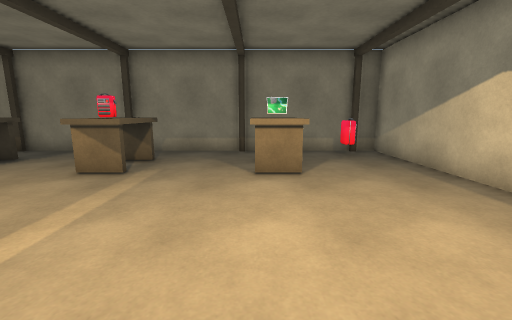
view 1 (above)

12 first-person views from a walk through a scene from a Unity 3-D project. The camera is 1.3 m above the floor, tilts 10° down and sees 90° across. The floor is counted in squares, 1 m on a side. Each view is taken from the middle of a square. On the plan, view 1 faces up. The plan holds only what a view shows up to about 13 squares ahead; the rest is blank. The player character is not drawn.

view 2
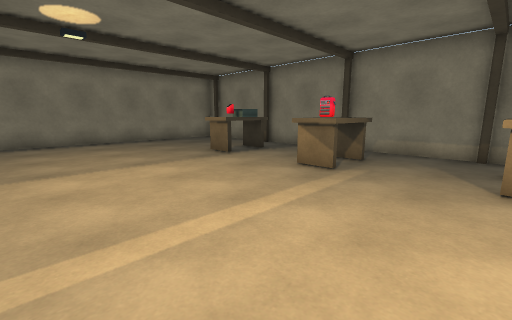

view 3
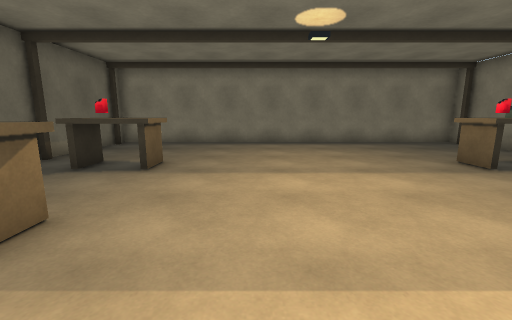

view 4
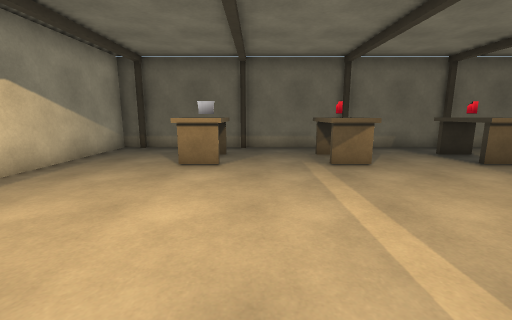

view 5
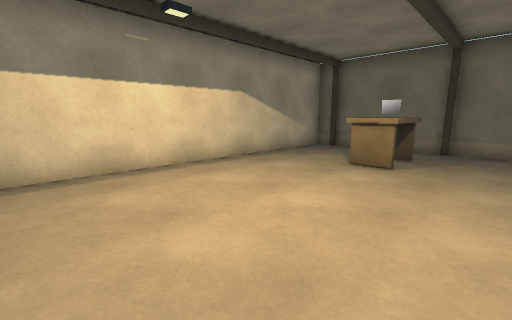

view 6
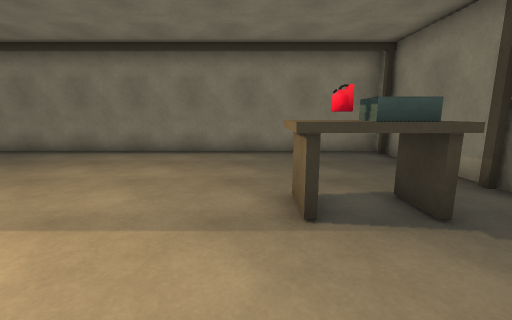

view 7
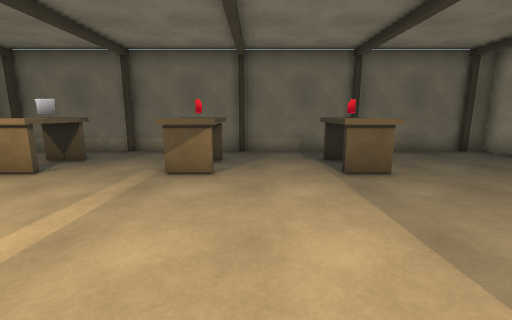

view 8
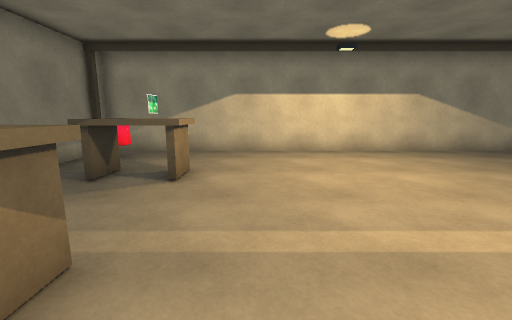

view 9
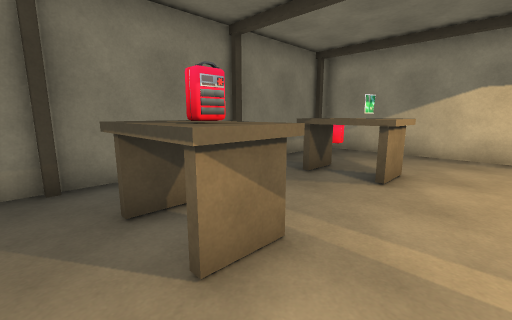

view 10
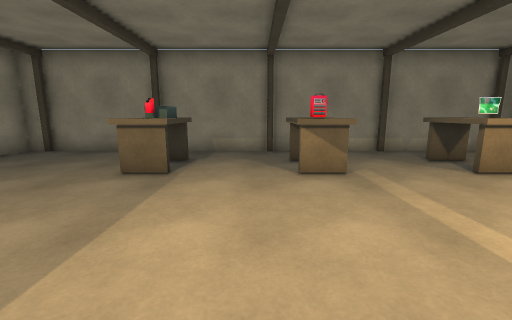

view 11
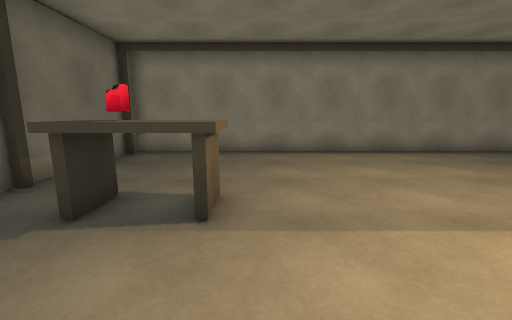

view 12
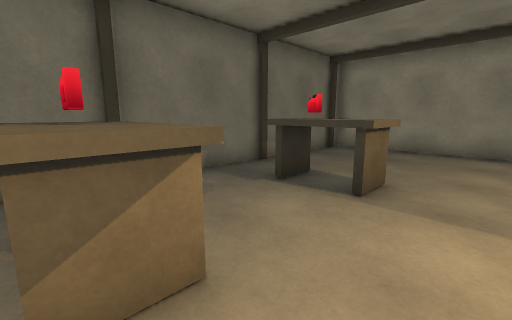

### Floor plan
Key: @ floor where view 1 was taken; # wall or solid block; . floor; ^ raised ledge; O other object.
Columns run from 14 left of view 1 to 5 right of it. Each row starts with its distance up from view 1.
 10 ###################
  9 #.................##
  8 #................#.#
  7 #.....OO..^^..^^...#
  6 #.....^^..^^..^^...#
  5 #..................#
  4 #..................#
  3 #..................#
  2 #..................#
  1 #..................#
  0 #.............@....#
 -1 #..................#
 -2 #..................#
 -3 #.....^^..^^..^^...#
 -4 #.....^^..^^..^^...#
 -5 #..................#
 -6 #.................##
 -7 ###################

Where each view was taken, in squares from view 1:
view 1: 0 up, 0 right, facing up
view 2: 0 up, 0 right, facing up-left
view 3: 0 up, 1 left, facing left
view 4: 4 up, 1 left, facing down
view 5: 4 up, 2 left, facing down-right
view 6: 5 up, 4 left, facing left
view 7: 3 up, 5 left, facing down
view 8: 4 up, 5 left, facing right
view 9: 4 up, 5 left, facing up-right
view 10: 0 up, 5 left, facing up
view 11: 2 down, 4 left, facing left
view 12: 1 down, 3 left, facing down-left
